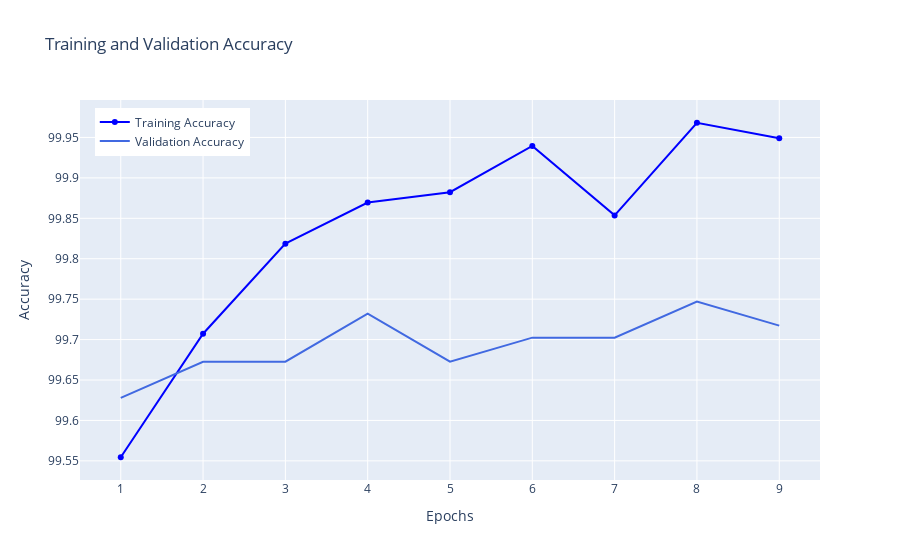

Notebook source saved alongside this figure:
### Code cell
# Create interactive line chart for accuracy
fig = go.Figure()

for y, name, color, mode in [(acc, 'Training Accuracy', 'blue', 'lines+markers'),
                             (val_acc, 'Validation Accuracy', 'royalblue', 'lines')]:
    fig.add_trace(go.Scatter(x=epochs, y=y, mode=mode, name=name, line=dict(color=color)))

fig.update_layout(
    title='Training and Validation Accuracy',
    xaxis_title='Epochs',
    yaxis_title='Accuracy',
    legend=dict(x=0.02, y=0.98)
)

fig.show()

### Figure 1 — Plotly figure (JSON) as saved in the notebook; plotly's stock layout.template omitted (floating-point values rounded to 4 significant figures)
{"data": [{"line": {"color": "blue"}, "mode": "lines+markers", "name": "Training Accuracy", "type": "scatter", "x": [1, 2, 3, 4, 5, 6, 7, 8, 9], "y": [99.55, 99.71, 99.82, 99.87, 99.88, 99.94, 99.85, 99.97, 99.95]}, {"line": {"color": "royalblue"}, "mode": "lines", "name": "Validation Accuracy", "type": "scatter", "x": [1, 2, 3, 4, 5, 6, 7, 8, 9], "y": [99.63, 99.67, 99.67, 99.73, 99.67, 99.7, 99.7, 99.75, 99.72]}], "layout": {"legend": {"x": 0.02, "y": 0.98}, "title": {"text": "Training and Validation Accuracy"}, "xaxis": {"title": {"text": "Epochs"}}, "yaxis": {"title": {"text": "Accuracy"}}}}
